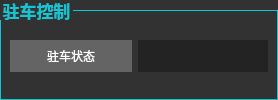
         <widget class="QGroupBox" name="groupBox_20">
          <property name="minimumSize">
           <size>
            <width>278</width>
            <height>100</height>
           </size>
          </property>
          <property name="styleSheet">
           <string notr="true">QGroupBox{background-color:rgb(50,50,50);border:1px solid rgb(21,197,212);margin-top:10px;font-family:仿宋;font:bold 13pt;}
QGroupBox::title{subcontrol-origin:margin;left:0px;margin-left:0px;padding 0 0px;color:rgb(21,197,212)}</string>
          </property>
          <property name="title">
           <string>驻车控制</string>
          </property>
          <property name="flat">
           <bool>false</bool>
          </property>
          <widget class="QWidget" name="layoutWidget_17">
           <property name="geometry">
            <rect>
             <x>10</x>
             <y>40</y>
             <width>258</width>
             <height>32</height>
            </rect>
           </property>
           <layout class="QHBoxLayout" name="horizontalLayout_24">
            <item>
             <widget class="QLabel" name="label_44">
              <property name="sizePolicy">
               <sizepolicy hsizetype="Preferred" vsizetype="Preferred">
                <horstretch>0</horstretch>
                <verstretch>0</verstretch>
               </sizepolicy>
              </property>
              <property name="minimumSize">
               <size>
                <width>120</width>
                <height>30</height>
               </size>
              </property>
              <property name="styleSheet">
               <string notr="true">QLabel{font:11pt '仿宋' bold; color:rgb(255,255,255);background-color:rgb(100,100,100);}</string>
              </property>
              <property name="text">
               <string>驻车状态</string>
              </property>
              <property name="alignment">
               <set>Qt::AlignCenter</set>
              </property>
             </widget>
            </item>
            <item>
             <widget class="QLabel" name="labParkingBrake">
              <property name="sizePolicy">
               <sizepolicy hsizetype="Minimum" vsizetype="Preferred">
                <horstretch>0</horstretch>
                <verstretch>0</verstretch>
               </sizepolicy>
              </property>
              <property name="minimumSize">
               <size>
                <width>130</width>
                <height>30</height>
               </size>
              </property>
              <property name="maximumSize">
               <size>
                <width>100</width>
                <height>16777215</height>
               </size>
              </property>
              <property name="styleSheet">
               <string notr="true">QLabel{font:11pt '仿宋' bold; color:rgb(21,197,212);background-color: rgb(35, 35, 35);}</string>
              </property>
              <property name="text">
               <string/>
              </property>
              <property name="alignment">
               <set>Qt::AlignCenter</set>
              </property>
             </widget>
            </item>
           </layout>
          </widget>
         </widget>
